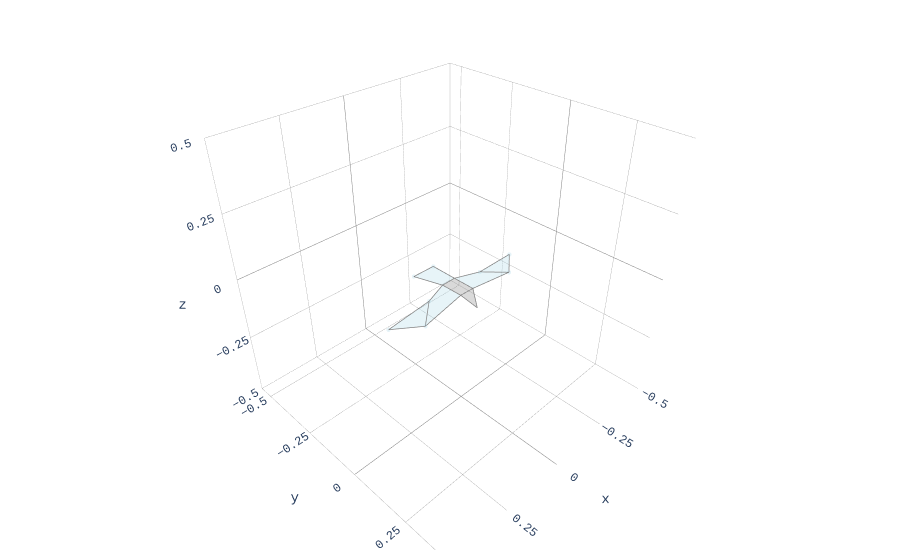

Source (notebook cell):
### Code cell
kestrel3d = Kestrel3D("../data/2025-04-mean_kestrel_shape.csv", use_simple=True)
plot_plotly(kestrel3d)

### Figure 1 — Plotly figure (JSON) as saved in the notebook; plotly's stock layout.template omitted (floating-point values rounded to 4 significant figures)
{"data": [{"color": "grey", "hoverinfo": "none", "opacity": 0.3, "type": "mesh3d", "x": [0.0251, 0.005153, -0.03094], "y": [0.01586, 0.07145, 0.01692], "z": [-0.01085, -0.04264, -0.01163]}, {"hoverinfo": "none", "line": {"color": "grey", "width": 1.5}, "mode": "lines", "name": "", "type": "scatter3d", "x": [0.0251, 0.005153, -0.03094, 0.0251], "y": [0.01586, 0.07145, 0.01692, 0.01586], "z": [-0.01085, -0.04264, -0.01163, -0.01085]}, {"color": "grey", "hoverinfo": "none", "opacity": 0.3, "type": "mesh3d", "x": [0.0251, -0.03094, -0.02583, 0.02788], "y": [0.01586, 0.01692, -0.06332, -0.06541], "z": [-0.01085, -0.01163, -0.00822, -0.01046]}, {"hoverinfo": "none", "line": {"color": "grey", "width": 1.5}, "mode": "lines", "name": "", "type": "scatter3d", "x": [0.0251, -0.03094, -0.02583, 0.02788, 0.0251], "y": [0.01586, 0.01692, -0.06332, -0.06541, 0.01586], "z": [-0.01085, -0.01163, -0.00822, -0.01046, -0.01085]}, {"color": "lightblue", "hoverinfo": "none", "opacity": 0.3, "type": "mesh3d", "x": [0.02788, -0.02583, -0.04588, 0.04508], "y": [-0.06541, -0.06332, -0.1872, -0.1885], "z": [-0.01046, -0.00822, -0.02892, -0.02807]}, {"hoverinfo": "none", "line": {"color": "grey", "width": 1.5}, "mode": "lines", "name": "", "type": "scatter3d", "x": [0.02788, -0.02583, -0.04588, 0.04508, 0.02788], "y": [-0.06541, -0.06332, -0.1872, -0.1885, -0.06541], "z": [-0.01046, -0.00822, -0.02892, -0.02807, -0.01046]}, {"color": "lightblue", "hoverinfo": "none", "opacity": 0.3, "type": "mesh3d", "x": [-0.2047, -0.1294, -0.02583, -0.03094], "y": [0.02476, -0.04274, -0.06332, 0.01692], "z": [-0.02773, -0.02272, -0.00822, -0.01163]}, {"hoverinfo": "none", "line": {"color": "grey", "width": 1.5}, "mode": "lines", "name": "", "type": "scatter3d", "x": [-0.2047, -0.1294, -0.02583, -0.03094, -0.2047], "y": [0.02476, -0.04274, -0.06332, 0.01692, 0.02476], "z": [-0.02773, -0.02272, -0.00822, -0.01163, -0.02773]}, {"color": "lightblue", "hoverinfo": "none", "opacity": 0.3, "type": "mesh3d", "x": [0.1996, 0.1104, 0.02788, 0.0251], "y": [0.03315, -0.0434, -0.06541, 0.01586], "z": [-0.02944, -0.02105, -0.01046, -0.01085]}, {"hoverinfo": "none", "line": {"color": "grey", "width": 1.5}, "mode": "lines", "name": "", "type": "scatter3d", "x": [0.1996, 0.1104, 0.02788, 0.0251, 0.1996], "y": [0.03315, -0.0434, -0.06541, 0.01586, 0.03315], "z": [-0.02944, -0.02105, -0.01046, -0.01085, -0.02944]}, {"color": "lightblue", "hoverinfo": "none", "opacity": 0.3, "type": "mesh3d", "x": [-0.2047, -0.2893, -0.1294], "y": [0.02476, -0.04686, -0.04274], "z": [-0.02773, -0.02607, -0.02272]}, {"hoverinfo": "none", "line": {"color": "grey", "width": 1.5}, "mode": "lines", "name": "", "type": "scatter3d", "x": [-0.2047, -0.2893, -0.1294, -0.2047], "y": [0.02476, -0.04686, -0.04274, 0.02476], "z": [-0.02773, -0.02607, -0.02272, -0.02773]}, {"color": "lightblue", "hoverinfo": "none", "opacity": 0.3, "type": "mesh3d", "x": [0.1996, 0.2899, 0.1104], "y": [0.03315, -0.03557, -0.0434], "z": [-0.02944, -0.03058, -0.02105]}, {"hoverinfo": "none", "line": {"color": "grey", "width": 1.5}, "mode": "lines", "name": "", "type": "scatter3d", "x": [0.1996, 0.2899, 0.1104, 0.1996], "y": [0.03315, -0.03557, -0.0434, 0.03315], "z": [-0.02944, -0.03058, -0.02105, -0.02944]}, {"hoverinfo": "none", "marker": {"color": "lightblue", "opacity": 0.3, "size": 2.5}, "mode": "markers", "type": "scatter3d", "x": [-0.2893, 0.2899, -0.2047, 0.1996, -0.1294, 0.1104, -0.04588, 0.04508], "y": [-0.04686, -0.03557, 0.02476, 0.03315, -0.04274, -0.0434, -0.1872, -0.1885], "z": [-0.02607, -0.03058, -0.02773, -0.02944, -0.02272, -0.02105, -0.02892, -0.02807]}], "layout": {"font": {"family": "Andale Mono, Courier New, sans-serif"}, "margin": {"b": 10, "l": 10, "r": 10, "t": 10}, "scene": {"aspectmode": "cube", "aspectratio": {"x": 1, "y": 1, "z": 1}, "xaxis": {"backgroundcolor": "white", "dtick": 0.25, "gridcolor": "grey", "gridwidth": 0.5, "range": [-0.5, 0.5], "showbackground": true, "zerolinecolor": "grey"}, "yaxis": {"backgroundcolor": "white", "dtick": 0.25, "gridcolor": "grey", "gridwidth": 0.5, "range": [-0.5585, 0.4415], "showbackground": true, "zerolinecolor": "grey"}, "zaxis": {"backgroundcolor": "white", "dtick": 0.25, "gridcolor": "grey", "gridwidth": 0.5, "range": [-0.5, 0.5], "showbackground": true, "zerolinecolor": "grey"}}, "showlegend": false}}
